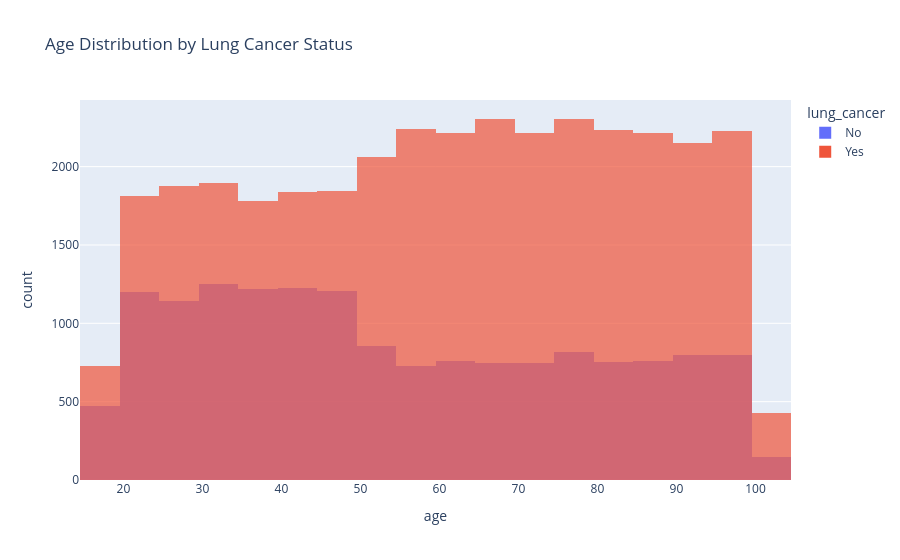

The notebook cell saved with this chart:
### Code cell
fig = px.histogram(df, x='age', color='lung_cancer', nbins=30,
                title='Age Distribution by Lung Cancer Status',
                barmode='overlay', opacity=0.7)
fig.show()

### Figure 1 — Plotly figure (JSON) as saved in the notebook; plotly's stock layout.template omitted (floating-point values rounded to 4 significant figures; data arrays with more than 128 entries replaced by an {"elided": "..."} marker saying what was removed)
{"data": [{"bingroup": "x", "hovertemplate": "lung_cancer=No<br>age=%{x}<br>count=%{y}<extra></extra>", "legendgroup": "No", "marker": {"color": "#636efa", "opacity": 0.7, "pattern": {"shape": ""}}, "name": "No", "nbinsx": 30, "orientation": "v", "showlegend": true, "type": "histogram", "x": {"elided": "15636 int values"}, "xaxis": "x", "yaxis": "y"}, {"bingroup": "x", "hovertemplate": "lung_cancer=Yes<br>age=%{x}<br>count=%{y}<extra></extra>", "legendgroup": "Yes", "marker": {"color": "#EF553B", "opacity": 0.7, "pattern": {"shape": ""}}, "name": "Yes", "nbinsx": 30, "orientation": "v", "showlegend": true, "type": "histogram", "x": {"elided": "34364 int values"}, "xaxis": "x", "yaxis": "y"}], "layout": {"barmode": "overlay", "legend": {"title": {"text": "lung_cancer"}, "tracegroupgap": 0}, "title": {"text": "Age Distribution by Lung Cancer Status"}, "xaxis": {"anchor": "y", "domain": [0, 1], "title": {"text": "age"}}, "yaxis": {"anchor": "x", "domain": [0, 1], "title": {"text": "count"}}}}
